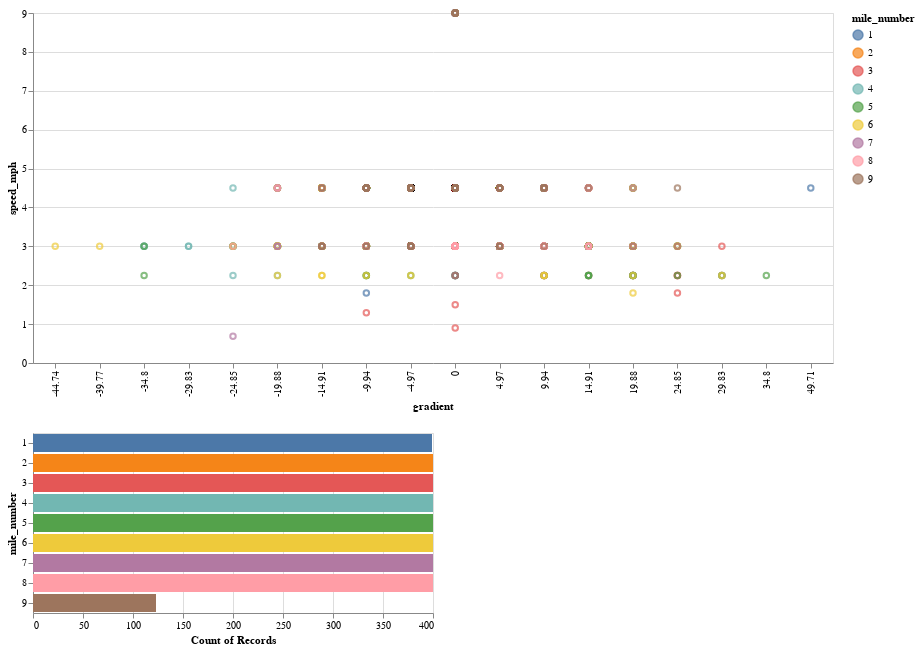

Notebook code cell kept with this figure:
### Code cell
source = speed_grade

brush = alt.selection(type='interval')

points = alt.Chart(source).mark_point().encode(
    x='gradient:N',
    y='speed_mph:Q',
    color=alt.condition(brush, 'mile_number:N', alt.value('lightgray'))
).properties(
    height=350, width=800
).add_selection(
    brush
)

bars = alt.Chart(source).mark_bar().encode(
    y='mile_number:N',
    color='mile_number:N',
    x='count(mile_number):Q'
).transform_filter(
    brush
)

points & bars

### Figure 1 — Vega-Lite specification as saved in the notebook (floating-point values rounded to 4 significant figures; data arrays with more than 128 entries replaced by an {"elided": "..."} marker saying what was removed)
{"config": {"view": {"continuousWidth": 400, "continuousHeight": 300}}, "vconcat": [{"mark": "point", "encoding": {"color": {"condition": {"field": "mile_number", "type": "nominal", "selection": "selector018"}, "value": "lightgray"}, "x": {"field": "gradient", "type": "nominal"}, "y": {"field": "speed_mph", "type": "quantitative"}}, "height": 350, "selection": {"selector018": {"type": "interval"}}, "width": 800}, {"mark": "bar", "encoding": {"color": {"field": "mile_number", "type": "nominal"}, "x": {"aggregate": "count", "field": "mile_number", "type": "quantitative"}, "y": {"field": "mile_number", "type": "nominal"}}, "transform": [{"filter": {"selection": "selector018"}}]}], "data": {"name": "data-c58b424f58b94a8df9e6ddf41a5d51ea"}, "$schema": "https://vega.github.io/schema/vega-lite/v4.17.0.json", "datasets": {"data-c58b424f58b94a8df9e6ddf41a5d51ea": {"elided": "3322 records"}}}
